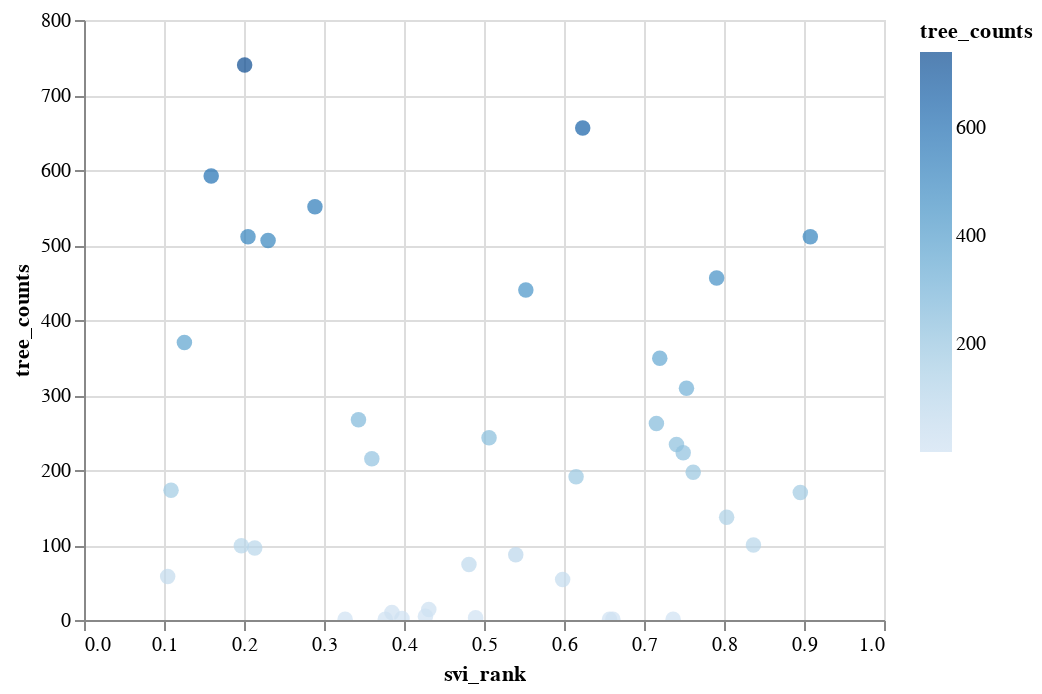

Notebook code for this chart:
### Code cell
alt.Chart(source2).mark_circle(size=60).encode(
    x='svi_rank',
    y='tree_counts',
    color='tree_counts',
    tooltip=['GEOID', 'E_TOTPOP', 'svi_rank', 'tree_counts']
).interactive()

### Figure 1 — Vega-Lite specification as saved in the notebook (floating-point values rounded to 4 significant figures)
{"config": {"view": {"continuousWidth": 400, "continuousHeight": 300}}, "data": {"name": "data-16dc7cbdc7728f5ff7db96ecf344dcff"}, "mark": {"type": "circle", "size": 60}, "encoding": {"color": {"field": "tree_counts", "type": "quantitative"}, "tooltip": [{"field": "GEOID", "type": "quantitative"}, {"field": "E_TOTPOP", "type": "quantitative"}, {"field": "svi_rank", "type": "quantitative"}, {"field": "tree_counts", "type": "quantitative"}], "x": {"field": "svi_rank", "type": "quantitative"}, "y": {"field": "tree_counts", "type": "quantitative"}}, "selection": {"selector014": {"type": "interval", "bind": "scales", "encodings": ["x", "y"]}}, "$schema": "https://vega.github.io/schema/vega-lite/v4.17.0.json", "datasets": {"data-16dc7cbdc7728f5ff7db96ecf344dcff": [{"GEOID": 6075010800, "tree_counts": 74, "AREA_SQMI": 0.08729, "E_TOTPOP": 5013.0, "SVI": 6.499, "RPL_THEMES": 0.3429, "svi_rank": 0.4812, "tree_per_acre": 1.325}, {"GEOID": 6075015701, "tree_counts": 3, "AREA_SQMI": 0.185, "E_TOTPOP": 5318.0, "SVI": 6.63, "RPL_THEMES": 0.3612, "svi_rank": 0.4895, "tree_per_acre": 0.02533}, {"GEOID": 6075016500, "tree_counts": 2, "AREA_SQMI": 0.143, "E_TOTPOP": 5654.0, "SVI": 5.897, "RPL_THEMES": 0.2663, "svi_rank": 0.3975, "tree_per_acre": 0.02185}, {"GEOID": 6075016700, "tree_counts": 58, "AREA_SQMI": 0.1895, "E_TOTPOP": 5427.0, "SVI": 4.144, "RPL_THEMES": 0.0679, "svi_rank": 0.1046, "tree_per_acre": 0.4783}, {"GEOID": 6075021500, "tree_counts": 173, "AREA_SQMI": 0.1832, "E_TOTPOP": 5325.0, "SVI": 4.192, "RPL_THEMES": 0.0712, "svi_rank": 0.1088, "tree_per_acre": 1.476}, {"GEOID": 6075022801, "tree_counts": 234, "AREA_SQMI": 0.2232, "E_TOTPOP": 5672.0, "SVI": 8.007, "RPL_THEMES": 0.5456, "svi_rank": 0.7406, "tree_per_acre": 1.638}, {"GEOID": 6075022803, "tree_counts": 137, "AREA_SQMI": 0.1089, "E_TOTPOP": 5265.0, "SVI": 8.633, "RPL_THEMES": 0.6269, "svi_rank": 0.8033, "tree_per_acre": 1.965}, {"GEOID": 6075023001, "tree_counts": 170, "AREA_SQMI": 0.2572, "E_TOTPOP": 5125.0, "SVI": 9.572, "RPL_THEMES": 0.7394, "svi_rank": 0.8954, "tree_per_acre": 1.033}, {"GEOID": 6075025200, "tree_counts": 99, "AREA_SQMI": 0.2537, "E_TOTPOP": 5402.0, "SVI": 4.744, "RPL_THEMES": 0.1234, "svi_rank": 0.1967, "tree_per_acre": 0.6098}, {"GEOID": 6075025600, "tree_counts": 262, "AREA_SQMI": 0.2229, "E_TOTPOP": 5114.0, "SVI": 7.874, "RPL_THEMES": 0.5274, "svi_rank": 0.7155, "tree_per_acre": 1.837}, {"GEOID": 6075025701, "tree_counts": 191, "AREA_SQMI": 0.2365, "E_TOTPOP": 5427.0, "SVI": 7.467, "RPL_THEMES": 0.4719, "svi_rank": 0.6151, "tree_per_acre": 1.262}, {"GEOID": 6075026001, "tree_counts": 349, "AREA_SQMI": 0.1573, "E_TOTPOP": 6708.0, "SVI": 7.975, "RPL_THEMES": 0.5401, "svi_rank": 0.7197, "tree_per_acre": 3.468}, {"GEOID": 6075026003, "tree_counts": 440, "AREA_SQMI": 0.1573, "E_TOTPOP": 5336.0, "SVI": 7.173, "RPL_THEMES": 0.4347, "svi_rank": 0.5523, "tree_per_acre": 4.37}, {"GEOID": 6075026100, "tree_counts": 656, "AREA_SQMI": 0.29, "E_TOTPOP": 7518.0, "SVI": 7.49, "RPL_THEMES": 0.4747, "svi_rank": 0.6234, "tree_per_acre": 3.534}, {"GEOID": 6075026301, "tree_counts": 511, "AREA_SQMI": 0.142, "E_TOTPOP": 5561.0, "SVI": 9.87, "RPL_THEMES": 0.777, "svi_rank": 0.9079, "tree_per_acre": 5.623}, {"GEOID": 6075026302, "tree_counts": 100, "AREA_SQMI": 0.2899, "E_TOTPOP": 5332.0, "SVI": 9.033, "RPL_THEMES": 0.6748, "svi_rank": 0.8368, "tree_per_acre": 0.539}, {"GEOID": 6075026303, "tree_counts": 309, "AREA_SQMI": 0.165, "E_TOTPOP": 5053.0, "SVI": 8.098, "RPL_THEMES": 0.5574, "svi_rank": 0.7531, "tree_per_acre": 2.926}, {"GEOID": 6075026402, "tree_counts": 14, "AREA_SQMI": 0.1538, "E_TOTPOP": 5758.0, "SVI": 6.217, "RPL_THEMES": 0.3071, "svi_rank": 0.431, "tree_per_acre": 0.1423}, {"GEOID": 6075030101, "tree_counts": 96, "AREA_SQMI": 0.1351, "E_TOTPOP": 5252.0, "SVI": 4.924, "RPL_THEMES": 0.1421, "svi_rank": 0.2134, "tree_per_acre": 1.11}, {"GEOID": 6075030301, "tree_counts": 511, "AREA_SQMI": 0.291, "E_TOTPOP": 5649.0, "SVI": 4.799, "RPL_THEMES": 0.1285, "svi_rank": 0.205, "tree_per_acre": 2.743}, {"GEOID": 6075030400, "tree_counts": 592, "AREA_SQMI": 0.3754, "E_TOTPOP": 5403.0, "SVI": 4.547, "RPL_THEMES": 0.1038, "svi_rank": 0.159, "tree_per_acre": 2.464}, {"GEOID": 6075030700, "tree_counts": 370, "AREA_SQMI": 0.551, "E_TOTPOP": 6895.0, "SVI": 4.274, "RPL_THEMES": 0.0791, "svi_rank": 0.1255, "tree_per_acre": 1.049}, {"GEOID": 6075030800, "tree_counts": 506, "AREA_SQMI": 0.4799, "E_TOTPOP": 6297.0, "SVI": 4.987, "RPL_THEMES": 0.1508, "svi_rank": 0.2301, "tree_per_acre": 1.648}, {"GEOID": 6075030900, "tree_counts": 551, "AREA_SQMI": 0.7264, "E_TOTPOP": 6803.0, "SVI": 5.293, "RPL_THEMES": 0.1862, "svi_rank": 0.2887, "tree_per_acre": 1.185}, {"GEOID": 6075031100, "tree_counts": 740, "AREA_SQMI": 0.4139, "E_TOTPOP": 6530.0, "SVI": 4.798, "RPL_THEMES": 0.1283, "svi_rank": 0.2008, "tree_per_acre": 2.794}, {"GEOID": 6075031201, "tree_counts": 456, "AREA_SQMI": 0.198, "E_TOTPOP": 7025.0, "SVI": 8.436, "RPL_THEMES": 0.6028, "svi_rank": 0.7908, "tree_per_acre": 3.598}, {"GEOID": 6075031302, "tree_counts": 54, "AREA_SQMI": 0.2648, "E_TOTPOP": 5635.0, "SVI": 7.417, "RPL_THEMES": 0.466, "svi_rank": 0.5983, "tree_per_acre": 0.3186}, {"GEOID": 6075032601, "tree_counts": 1, "AREA_SQMI": 0.1613, "E_TOTPOP": 5196.0, "SVI": 7.623, "RPL_THEMES": 0.493, "svi_rank": 0.6569, "tree_per_acre": 0.009689}, {"GEOID": 6075032700, "tree_counts": 1, "AREA_SQMI": 0.3261, "E_TOTPOP": 7242.0, "SVI": 5.5, "RPL_THEMES": 0.2118, "svi_rank": 0.3264, "tree_per_acre": 0.004791}, {"GEOID": 6075032901, "tree_counts": 5, "AREA_SQMI": 0.2594, "E_TOTPOP": 5335.0, "SVI": 6.197, "RPL_THEMES": 0.3038, "svi_rank": 0.4268, "tree_per_acre": 0.03012}, {"GEOID": 6075035201, "tree_counts": 1, "AREA_SQMI": 0.3628, "E_TOTPOP": 5467.0, "SVI": 7.644, "RPL_THEMES": 0.4959, "svi_rank": 0.6611, "tree_per_acre": 0.004306}, {"GEOID": 6075035300, "tree_counts": 1, "AREA_SQMI": 0.4333, "E_TOTPOP": 7539.0, "SVI": 5.827, "RPL_THEMES": 0.2568, "svi_rank": 0.3766, "tree_per_acre": 0.003606}, {"GEOID": 6075035400, "tree_counts": 1, "AREA_SQMI": 0.398, "E_TOTPOP": 7332.0, "SVI": 7.997, "RPL_THEMES": 0.5446, "svi_rank": 0.7364, "tree_per_acre": 0.003926}, {"GEOID": 6075040200, "tree_counts": 243, "AREA_SQMI": 0.2052, "E_TOTPOP": 6144.0, "SVI": 6.741, "RPL_THEMES": 0.3775, "svi_rank": 0.5063, "tree_per_acre": 1.85}, {"GEOID": 6075042700, "tree_counts": 223, "AREA_SQMI": 0.1581, "E_TOTPOP": 5276.0, "SVI": 8.062, "RPL_THEMES": 0.5526, "svi_rank": 0.749, "tree_per_acre": 2.204}, {"GEOID": 6075045100, "tree_counts": 267, "AREA_SQMI": 0.1484, "E_TOTPOP": 5289.0, "SVI": 5.608, "RPL_THEMES": 0.2272, "svi_rank": 0.3431, "tree_per_acre": 2.81}, {"GEOID": 6075047600, "tree_counts": 215, "AREA_SQMI": 0.2051, "E_TOTPOP": 5418.0, "SVI": 5.693, "RPL_THEMES": 0.2391, "svi_rank": 0.3598, "tree_per_acre": 1.638}, {"GEOID": 6075060701, "tree_counts": 87, "AREA_SQMI": 0.499, "E_TOTPOP": 6889.0, "SVI": 7.118, "RPL_THEMES": 0.4267, "svi_rank": 0.5397, "tree_per_acre": 0.2724}, {"GEOID": 6075060703, "tree_counts": 10, "AREA_SQMI": 0.1339, "E_TOTPOP": 5238.0, "SVI": 5.853, "RPL_THEMES": 0.2598, "svi_rank": 0.3849, "tree_per_acre": 0.1167}, {"GEOID": 6075061000, "tree_counts": 197, "AREA_SQMI": 0.8402, "E_TOTPOP": 5008.0, "SVI": 8.148, "RPL_THEMES": 0.5639, "svi_rank": 0.7615, "tree_per_acre": 0.3663}]}}
